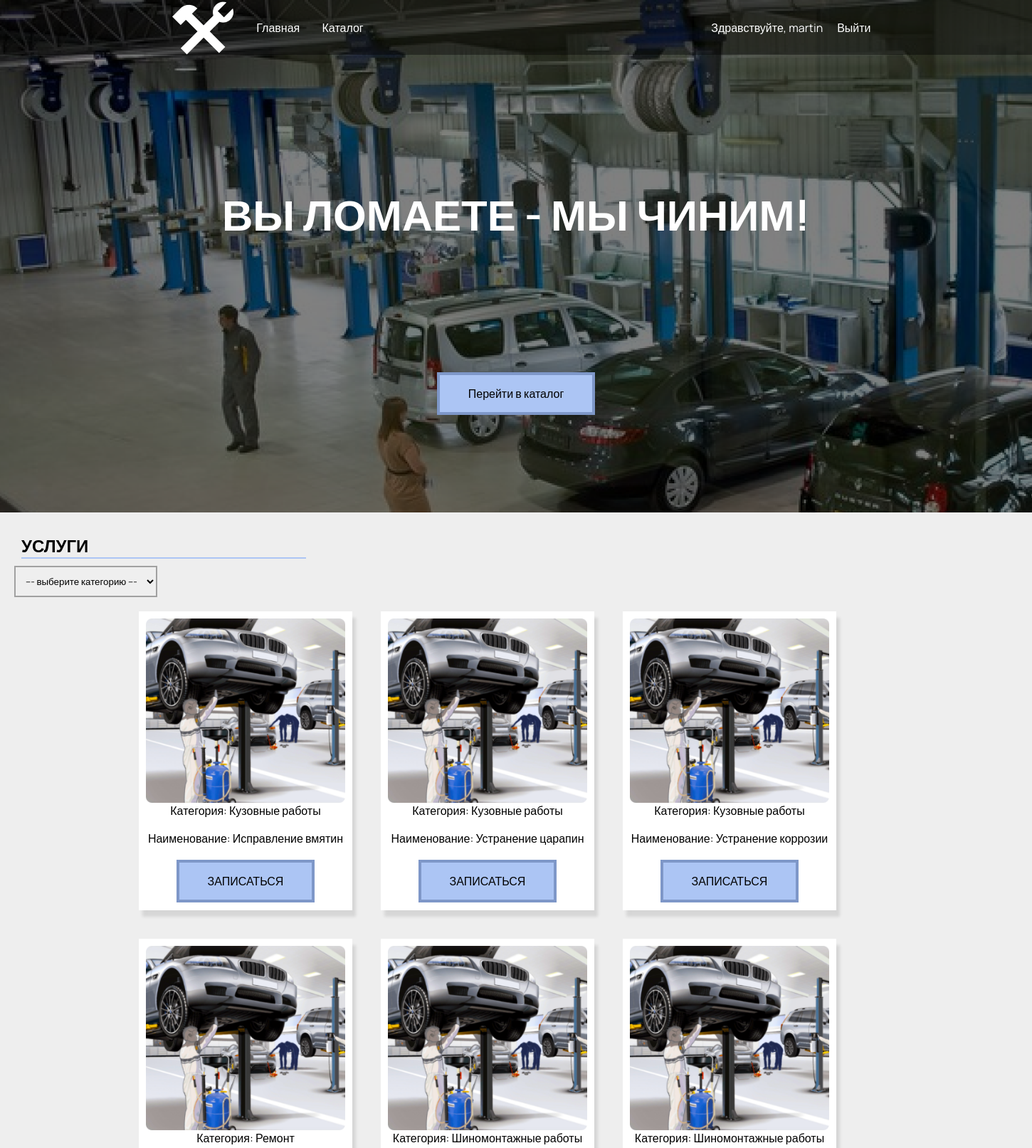
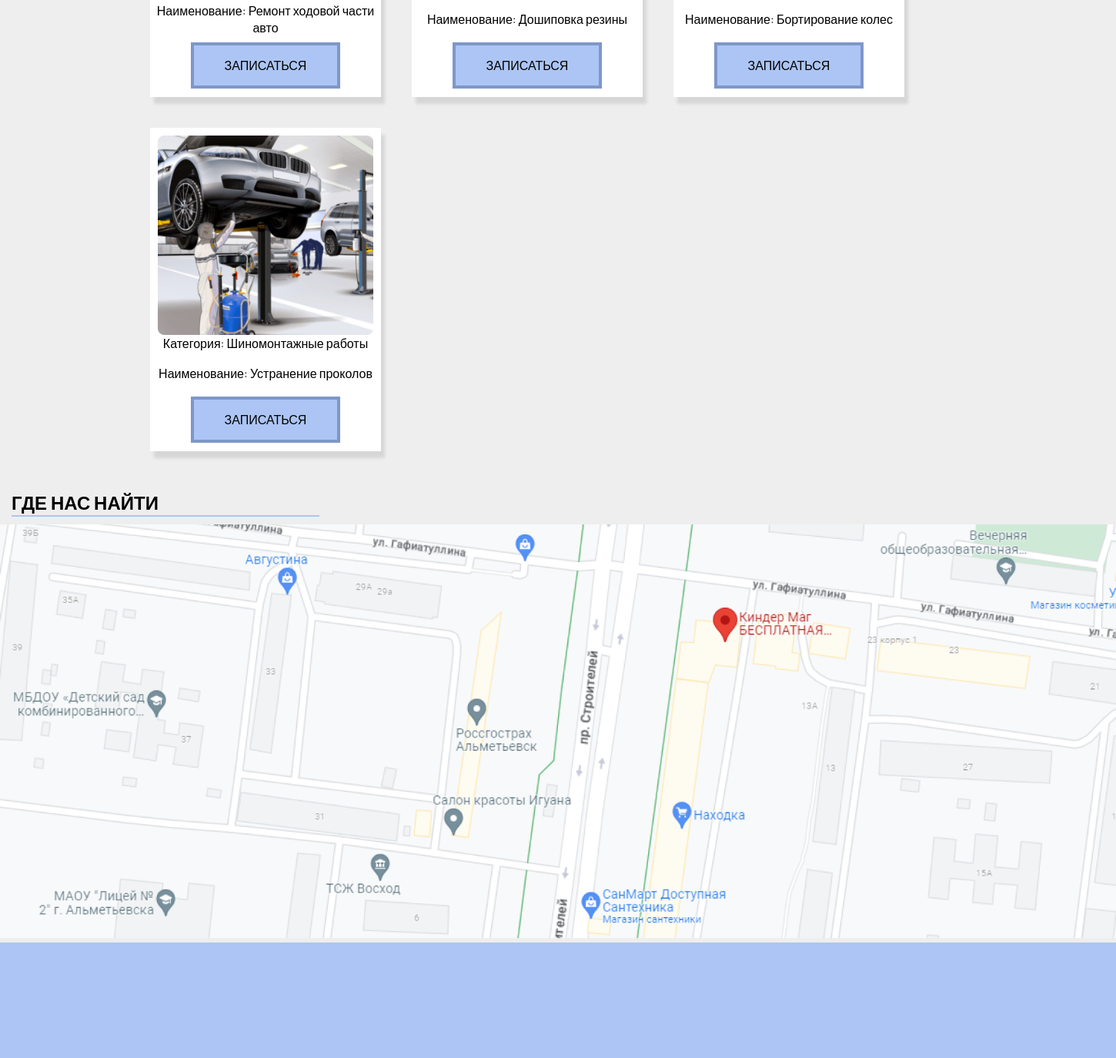
Page / (signed in) on the committed database (2 pictures, top to bottom).
### STSSite/models.py (models this page shows, shortened)
class User(AbstractUser):
    patronomyc = models.CharField(max_length=20, verbose_name="Отчество")
    avatar = models.ImageField(upload_to='media/avatars', default='static/default.png')
    class Meta:
        verbose_name_plural = 'Пользователи'

class Uslugi(models.Model):
    name = models.CharField(max_length=25)
    cat = models.CharField(max_length=20, default='кузовные работы')
    class Meta:
        verbose_name_plural = 'Услуги'

### STSSite/views.py (the view)
# urls.py: path('', views.index, name='index'),
def index(request):
    usluga = Uslugi.objects.all
    return render(request, 'index.html', context={'usluga':usluga})

### STSSite/templates/index.html (shortened to what this page needs)
{% extends 'base.html' %}
{% load static %}
{% load tags_filter %}
{% block content %}
<div class="main" style="background: url({% static 'media/BG.png' %});">
    <div class="content">
        <h1>ВЫ ЛОМАЕТЕ - МЫ ЧИНИМ!</h1>
        <div class="btn"><a href="{% url 'order_create' %}">Перейти в каталог</a></div>
    </div>
</div>
<div class="service" id="service">
    <h2>УСЛУГИ</h2>
    <select>
        <option>--- выберите категорию ---</option>
    </select>
    <div class="cards">
      {% for uslugi in usluga %}
        <div class="card">
            <img src="{% static 'media/filler.png' %}">
            <div class="card-content">
                <p>Категория: {{uslugi.cat}}</p>
                <p>Наименование: {{uslugi.name}}</p>
                <div class="btn"><a href="{% url 'order_create' %}">ЗАПИСАТЬСЯ</a></div>
            </div>
        </div>
   {% endfor %}
    </div>
</div>
<div class="map">
    <div class="h2">
        <h2>ГДЕ НАС НАЙТИ</h2>
    </div>
    <img src="{% static 'media/map.png' %}">
</div>
        {% endblock %}

### STSSite/templates/base.html (shortened to what this page needs)
<!DOCTYPE html>
{% load static %}
<html lang="ru">
<head>
    <link rel="stylesheet" href="{% static 'css/style.css' %}">
</head>
<body>
    <nav>
        <div class="menu">
            <img src="{% static 'media/logo.png' %}">
            <a href="{% url 'index' %}">Главная</a>
            <a href="#service">Каталог</a>
        </div>
         <div class="login_menu">
             {% if user.is_authenticated %}
             <p>Здравствуйте, {{ user }}</p>
             <a href="{% url 'logout' %}">Выйти</a>
            {% else %}
            <a href="{% url 'login' %}">Войти</a>
             <a href="{% url 'registration' %}">Регистрация</a>
            {% endif %}
        </div>
    </nav>
    <main>
        {% block content %}
        {% endblock %}
    </main>
    <footer>
    </footer>
</body>
</html>

### STSSite/static/css/style.css (style rules this page uses)
* { margin: 0 auto; font-family: 'Manrope', sans-serif; }
body { background: #EEEEEE; }
.main { height: 780px; display: flex; color: white; flex-direction: column; align-items: center; justify-content: center; text-align: center; }
.main h1 { font-size: 60px; margin-bottom: 200px; }
.btn > a { color: black; background: #ACC5F4; text-decoration: none; padding: 15px 40px; border: 4px solid #7E97C8; transition: .2s; }
.btn { margin: 20px; }
.content { height: 200px; }
.menu { display: flex; align-items: center; width: 300px; justify-content: space-around; }
nav { position: fixed; display: flex; justify-content: space-around; align-items: center; width: 100%; background: rgba(0, 0, 0, 0.4) }
nav a { color: white; text-decoration: none; transition: .2s; }
.service { max-width: 1440px; padding: 20px; }
h2 { border-bottom: 2px solid #ACC5F4; width: 400px; margin: 10px; }
select { padding: 10px; border: none; border: 2px solid #A1A1A1; outline: none; }
.cards { display: flex; flex-wrap: wrap; width: 1100px; }
.card { background: white; width: 300px; text-align: center; height: 400px; display: flex; flex-direction: column; justify-content: space-between; padding: 10px 0; box-shadow: 5px 9px 4px rgba(0, 0, 0, 0.1); margin: 20px 20px; }
.card-content { height: 150px; display: flex; flex-direction: column; justify-content: space-between; }
.card img { width: 280px; object-fit:cover; }
.map .h2 { width: 1440px; }
.map img { width: 100%; }
footer { height: 150px; background:#ACC5F4; }
.main { height: 90vh; display: flex; align-items: center; }
.login_menu { color: white; display: flex; }
.login_menu p { margin: 0 20px; }

### rows in the picture
User: username "martin"
Uslugi: cat "Кузовные работы", name "Исправление вмятин"
Uslugi: cat "Кузовные работы", name "Устранение царапин"
Uslugi: cat "Кузовные работы", name "Устранение коррозии"
Uslugi: cat "Ремонт", name "Ремонт ходовой части авто"
Uslugi: cat "Шиномонтажные работы", name "Дошиповка резины"
Uslugi: cat "Шиномонтажные работы", name "Бортирование колес"
Uslugi: cat "Шиномонтажные работы", name "Устранение проколов"
